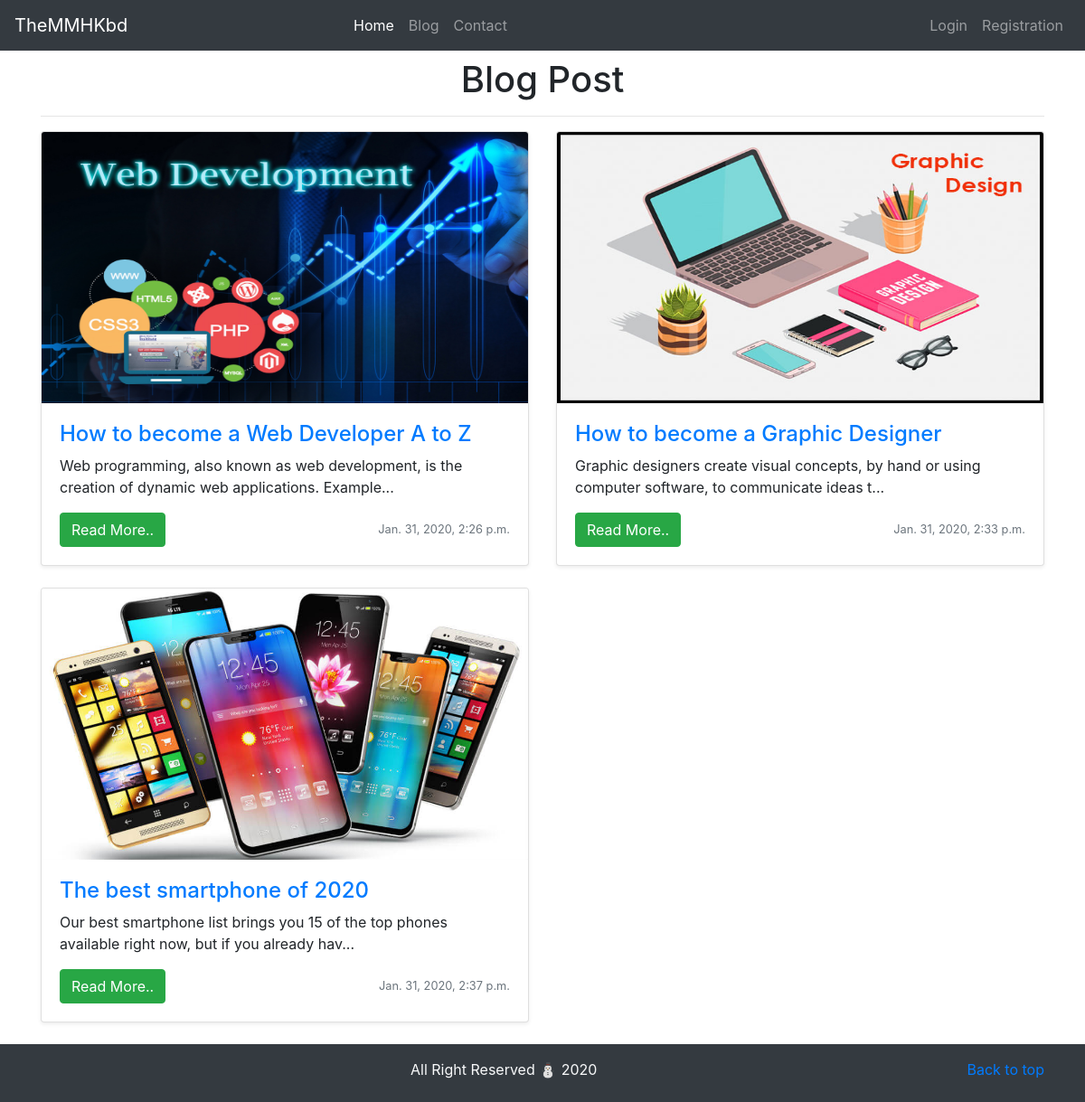
Screenshot of /blog/ with the database file from the repository.
### blog/models.py (models this page shows, shortened)
class allpost(models.Model):
    img=models.ImageField(upload_to='pimage/')
    ptitle=models.CharField(max_length=150)
    post=models.TextField(max_length=1000)
    up_date=models.DateTimeField()
    def summery(self):
        return self.post[0:100]+'...'

### blog/views.py (the view)
# urls.py: path('',views.blog,name='blog'),
def blog(request):
    postdata=allpost.objects.all()
    return render(request,'bloghome.html',{'post':postdata})

### blog/templates/bloghome.html (shortened to what this page needs)
{% extends 'base.html' %}
{% block content %}
    <h1 class="text-center mt-2 ">Blog Post</h1>
<hr>
            <div class="row">
                {% for posts in post %}
                <div class="col-md-6">
                    <div class="card mb-4 shadow-sm">
                        <img style="height:300px;width:100%;" class="card-img-top" src="{{ posts.img.url }}" alt="Card image cap">
                        <div class="card-body">
                            <a href="{% url 'pdetails' posts.id %}"><h4>{{ posts.ptitle }}</h4></a>
                            <p class="card-text">{{ posts.summery }}</p>
                            <div class="d-flex justify-content-between align-items-center">
                                <div class="btn-group">
                                    <a class="btn btn-success" href="{% url 'pdetails' posts.id %}">Read More..</a>
                                </div>
                                <small class="text-muted">{{ posts.up_date }}</small>
                            </div>
                        </div>
                    </div>
                </div>
                {% endfor %}
            </div>
{% endblock %}

### templates/base.html (shortened to what this page needs)
<!doctype html>
<html lang="en">
<head>
  <link rel="stylesheet" href="https://stackpath.bootstrapcdn.com/bootstrap/4.4.1/css/bootstrap.min.css"
>
</head>
<body>
  <nav class="navbar navbar-expand-lg navbar-dark bg-dark">
    <a class="navbar-brand" href="{% url 'home' %}">TheMMHKbd</a>
    <div class="collapse navbar-collapse" id="navbarSupportedContent">
      <ul class="navbar-nav mr-auto ml-auto">
        <li class="nav-item active">
          <a class="nav-link" href="{% url 'home' %}">Home <span class="sr-only">(current)</span></a>
        </li>
        <li class="nav-item">
          <a class="nav-link" href="{% url 'blog' %}">Blog</a>
        </li>
        <li class="nav-item">
          <a class="nav-link" href="{% url 'contact' %}">Contact</a>
        </li>
      </ul>
      <ul class="navbar-nav ml-auto">
        {% if user.is_authenticated %}
        <li class="nav-item">
          <a class="nav-link" href="{% url 'profile' %}">Profile</a>
        </li>
        <li class="nav-item">
          <a class="nav-link" href="{% url 'logout' %}">Logout</a>
        </li>
        {% else %}
          <li class="nav-item">
            <a class="nav-link" href="{% url 'login' %}">Login</a>
          </li>
           <li class="nav-item">
            <a class="nav-link" href="{% url 'register' %}">Registration</a>
          </li>
        {% endif %}
      </ul>
    </div>
  </nav>
  <div class='container'>
    {% block content %}
    {% endblock %}
  </div>
  <footer class="text-muted p-2 pt-3 bg-dark">
    <div class="container">
      <p class="float-right">
        <a href="{% url 'home' %}">Back to top</a>
      </p>
      <p class='text-center text-light'>All Right Reserved &#9924; {% now "Y" %}</p>
    </div>
  </footer>
</body>
</html>

### rows the page displays
allpost: img (picture), ptitle "How to become a Web Developer A to Z", summery "Web programming, also known as web development, is the creation of dynamic web applications. Example...", up_date "Jan. 31, 2020, 2:26 p.m."
allpost: img (picture), ptitle "How to become a Graphic Designer", summery "Graphic designers create visual concepts, by hand or using computer software, to communicate ideas t...", up_date "Jan. 31, 2020, 2:33 p.m."
allpost: img (picture), ptitle "The best smartphone of 2020", summery "Our best smartphone list brings you 15 of the top phones available right now, but if you already hav...", up_date "Jan. 31, 2020, 2:37 p.m."
